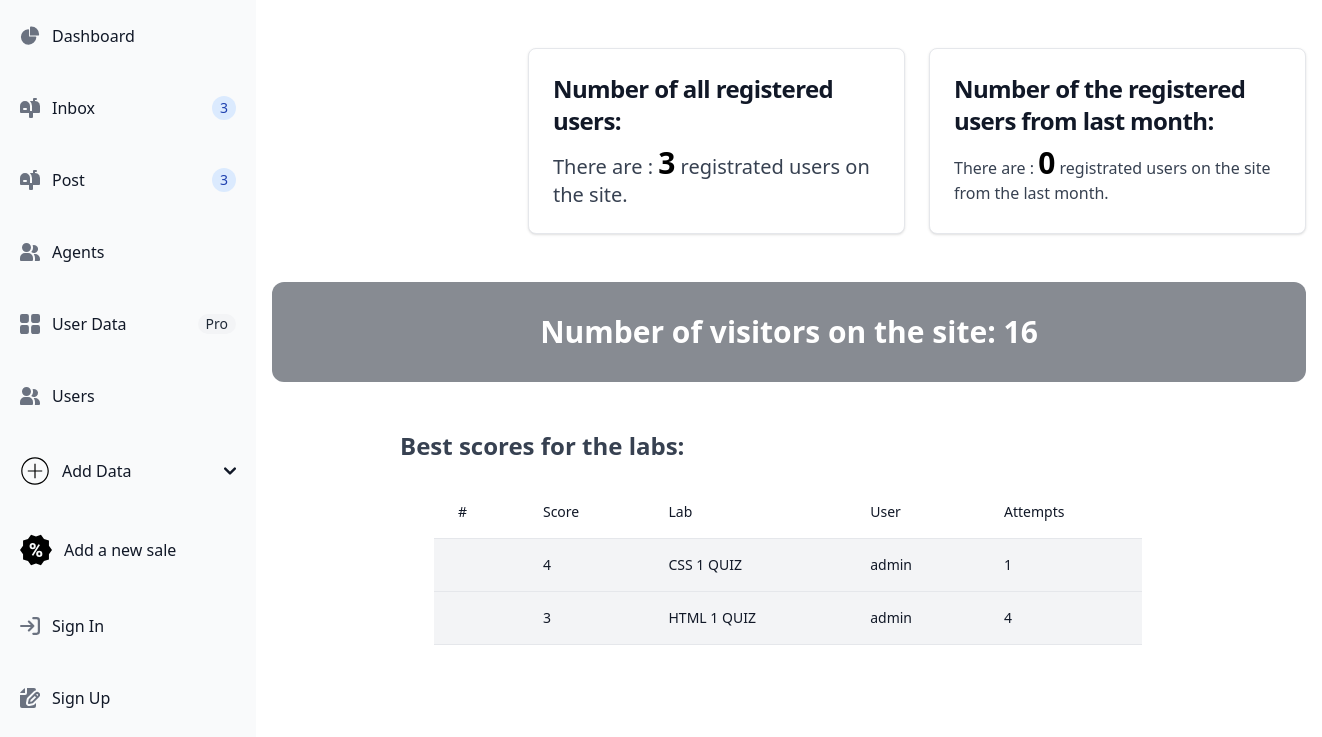
The page /dashboard/ (signed in) on the database its author committed.
### challenges/models.py (models this page shows, shortened)
class LabScore(models.Model):
    user = models.ForeignKey(User, on_delete=models.CASCADE)
    quiz = models.ForeignKey(Quiz, on_delete=models.CASCADE)
    score = models.IntegerField(default=0)
    attempts = models.IntegerField(default=0)

class Quiz(models.Model):
    title = models.CharField(max_length=255)
    def __str__(self):
        return self.title

### dashboard/views.py (the view)
# urls.py: path('', views.index, name="index"),
@user_passes_test(is_admin)
def index(request):
    top_lab_scores = LabScore.objects.order_by('-score')[:5]
    counter_instance, created = VisitorCounter.objects.get_or_create(pk=1)
    counter_instance.count += 1
    counter_instance.save()
    registrated_users = RegistrationModel.objects.all()
    total_users = RegistrationModel.objects.count()
    last_month_start = timezone.now() - timedelta(days=30)
    users_last_month = RegistrationModel.objects.filter(
        user__date_joined__gte=last_month_start
    )
    total_users_last_month = users_last_month.count()
    return render(request, "dashboard/index.html", {
        'total_users': total_users,
        'total_users_last_month': total_users_last_month,
        'visitor_count': counter_instance.count,
        'top_lab_scores': top_lab_scores,
    })

### dashboard/views.py (called while the page is built)
def is_admin(user):
    return user.is_authenticated and user.is_staff

### dashboard/templates/dashboard/index.html (shortened to what this page needs)
{% extends "dashboard/base.html" %}
{% block content %}
<div class="p-4 sm:ml-64 flex flex-col justify-center items-center">
    <div class="mt-8 sm:ml-64 grid grid-cols-1 md:grid-cols-2 lg:grid-cols-2 xl:grid-cols-2 gap-6">
        <a href="#" class="block max-w-sm p-6 bg-white border border-gray-200 rounded-lg shadow hover:bg-gray-100 dark:bg-gray-800 dark:border-gray-700 dark:hover:bg-gray-700">
            <h5 class="mb-2 text-2xl font-bold tracking-tight text-gray-900 dark:text-white">Number of all registered users:</h5>
            <p class="text-xl font-normal text-gray-700 dark:text-gray-400">There are : <strong class="text-3xl font-bold text-black">{{ total_users }}</strong> registrated users on the site.</p>
        </a>
        <a href="#" class="block max-w-sm p-6 bg-white border border-gray-200 rounded-lg shadow hover:bg-gray-100 dark:bg-gray-800 dark:border-gray-700 dark:hover:bg-gray-700">
            <h5 class="mb-2 text-2xl font-bold tracking-tight text-gray-900 dark:text-white">Number of the registered users from last month:</h5>
            <p class="font-normal text-gray-700 dark:text-gray-400">There are : <strong class="text-3xl font-bold text-black">{{ total_users_last_month }}</strong> registrated users on the site from the last month.</p>
        </a>
    </div>
    <div class="w-full mt-12 bg-cover bg-center h-auto rounded-xl" style="background-image: url(https://images.unsplash.com/photo-1529074963764-98f45c47344b?w=500&auto=format&fit=crop&q=60&ixlib=rb-4.0.3&ixid=M3wxMjA3fDB8MHxzZWFyY2h8MTB8fHBsYW5lfGVufDB8fDB8fHww);">
        <div class="rounded-xl flex items-center justify-center h-full w-full bg-gray-900 bg-opacity-50 px-6 py-8">
            <div class="text-center">
                <h1 class="text-white text-3xl font-semibold">Number of visitors on the site: <span class="text-white font-bold">{{ visitor_count }}</span></h1>
            </div>
        </div>
    </div>
    <div class="mt-8 sm:ml-64 flex flex-col justify-center w-full">
        <h1 class="text-gray-700 font-semibold text-2xl my-4">Best scores for the labs:</h1>
        <div class="flex flex-col w-3/4">
            <div class="overflow-x-auto sm:mx-0.5 lg:mx-0.5">
              <div class="py-2 inline-block min-w-full sm:px-6 lg:px-8">
                <div class="overflow-hidden">
                  <table class="min-w-full">
                    <thead class="bg-white border-b">
                      <tr>
                        <th scope="col" class="text-sm font-medium text-gray-900 px-6 py-4 text-left">
                          #
                        </th>
                        <th scope="col" class="text-sm font-medium text-gray-900 px-6 py-4 text-left">
                          Score
                        </th>
                        <th scope="col" class="text-sm font-medium text-gray-900 px-6 py-4 text-left">
                          Lab
                        </th>
                        <th scope="col" class="text-sm font-medium text-gray-900 px-6 py-4 text-left">
                          User
                        </th>
                        <th scope="col" class="text-sm font-medium text-gray-900 px-6 py-4 text-left">
                            Attempts
                        </th>
                      </tr>
                    </thead>
                    <tbody>
                        {% for item in  top_lab_scores %}
                            <tr class="bg-gray-100 border-b">
                                <td class="px-6 py-4 whitespace-nowrap text-sm font-medium text-gray-900">{{ flight.rank }}</td>
                                <td class="text-sm text-gray-900 font-light px-6 py-4 whitespace-nowrap">
                                    {{ item.score }}
                                </td>
                                <td class="text-sm text-gray-900 font-light px-6 py-4 whitespace-nowrap">
                                  {{ item.quiz }}
                                </td>
                                <td class="text-sm text-gray-900 font-light px-6 py-4 whitespace-nowrap">
                                  {{ item.user }}
                                </td>
                                <td class="text-sm text-gray-900 font-light px-6 py-4 whitespace-nowrap">
                                  {{ item.attempts }}
                                </td>
                            </tr>
                        {% endfor %}
                    </tbody>
                  </table>
                </div>
              </div>
            </div>
          </div>
    </div>
</div>
{% endblock %}

### rows shown on the page
LabScore: score "4", quiz "CSS 1 QUIZ", user "admin", attempts "1"
LabScore: score "3", quiz "HTML 1 QUIZ", user "admin", attempts "4"

### other values the page prints
{{ total_users }} "3"
{{ total_users_last_month }} "0"
{{ visitor_count }} "16"
